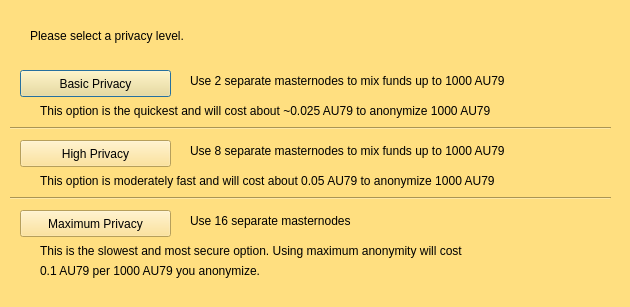
<?xml version="1.0" encoding="UTF-8"?>
<ui version="4.0">
 <class>DarksendConfig</class>
 <widget class="QDialog" name="DarksendConfig">
  <property name="geometry">
   <rect>
    <x>0</x>
    <y>0</y>
    <width>630</width>
    <height>307</height>
   </rect>
  </property>
  <property name="windowTitle">
   <string>Configure PrivateSend</string>
  </property>
  <property name="styleSheet">
   <string notr="true">background-color: rgb(255, 223, 128);</string>
  </property>
  <widget class="QPushButton" name="buttonBasic">
   <property name="geometry">
    <rect>
     <x>20</x>
     <y>70</y>
     <width>151</width>
     <height>27</height>
    </rect>
   </property>
   <property name="text">
    <string>Basic Privacy</string>
   </property>
  </widget>
  <widget class="QPushButton" name="buttonHigh">
   <property name="geometry">
    <rect>
     <x>20</x>
     <y>140</y>
     <width>151</width>
     <height>27</height>
    </rect>
   </property>
   <property name="text">
    <string>High Privacy</string>
   </property>
  </widget>
  <widget class="QPushButton" name="buttonMax">
   <property name="geometry">
    <rect>
     <x>20</x>
     <y>210</y>
     <width>151</width>
     <height>27</height>
    </rect>
   </property>
   <property name="text">
    <string>Maximum Privacy</string>
   </property>
  </widget>
  <widget class="QLabel" name="label">
   <property name="geometry">
    <rect>
     <x>30</x>
     <y>20</y>
     <width>571</width>
     <height>31</height>
    </rect>
   </property>
   <property name="text">
    <string>Please select a privacy level.</string>
   </property>
  </widget>
  <widget class="QLabel" name="label_2">
   <property name="geometry">
    <rect>
     <x>190</x>
     <y>70</y>
     <width>421</width>
     <height>21</height>
    </rect>
   </property>
   <property name="text">
    <string>Use 2 separate masternodes to mix funds up to 1000 AU79</string>
   </property>
  </widget>
  <widget class="QLabel" name="label_3">
   <property name="geometry">
    <rect>
     <x>190</x>
     <y>140</y>
     <width>411</width>
     <height>21</height>
    </rect>
   </property>
   <property name="text">
    <string>Use 8 separate masternodes to mix funds up to 1000 AU79</string>
   </property>
  </widget>
  <widget class="QLabel" name="label_4">
   <property name="geometry">
    <rect>
     <x>190</x>
     <y>210</y>
     <width>421</width>
     <height>21</height>
    </rect>
   </property>
   <property name="text">
    <string>Use 16 separate masternodes</string>
   </property>
  </widget>
  <widget class="QLabel" name="label_6">
   <property name="geometry">
    <rect>
     <x>40</x>
     <y>100</y>
     <width>561</width>
     <height>21</height>
    </rect>
   </property>
   <property name="text">
    <string>This option is the quickest and will cost about ~0.025 AU79 to anonymize 1000 AU79</string>
   </property>
  </widget>
  <widget class="QLabel" name="label_7">
   <property name="geometry">
    <rect>
     <x>40</x>
     <y>170</y>
     <width>561</width>
     <height>21</height>
    </rect>
   </property>
   <property name="text">
    <string>This option is moderately fast and will cost about 0.05 AU79 to anonymize 1000 AU79</string>
   </property>
  </widget>
  <widget class="QLabel" name="label_8">
   <property name="geometry">
    <rect>
     <x>40</x>
     <y>240</y>
     <width>561</width>
     <height>21</height>
    </rect>
   </property>
   <property name="text">
    <string>This is the slowest and most secure option. Using maximum anonymity will cost</string>
   </property>
  </widget>
  <widget class="QLabel" name="label_9">
   <property name="geometry">
    <rect>
     <x>40</x>
     <y>260</y>
     <width>561</width>
     <height>21</height>
    </rect>
   </property>
   <property name="text">
    <string>0.1 AU79 per 1000 AU79 you anonymize.</string>
   </property>
  </widget>
  <widget class="Line" name="line">
   <property name="geometry">
    <rect>
     <x>10</x>
     <y>120</y>
     <width>601</width>
     <height>16</height>
    </rect>
   </property>
   <property name="orientation">
    <enum>Qt::Horizontal</enum>
   </property>
  </widget>
  <widget class="Line" name="line_2">
   <property name="geometry">
    <rect>
     <x>10</x>
     <y>190</y>
     <width>601</width>
     <height>16</height>
    </rect>
   </property>
   <property name="orientation">
    <enum>Qt::Horizontal</enum>
   </property>
  </widget>
 </widget>
 <resources/>
 <connections/>
</ui>
